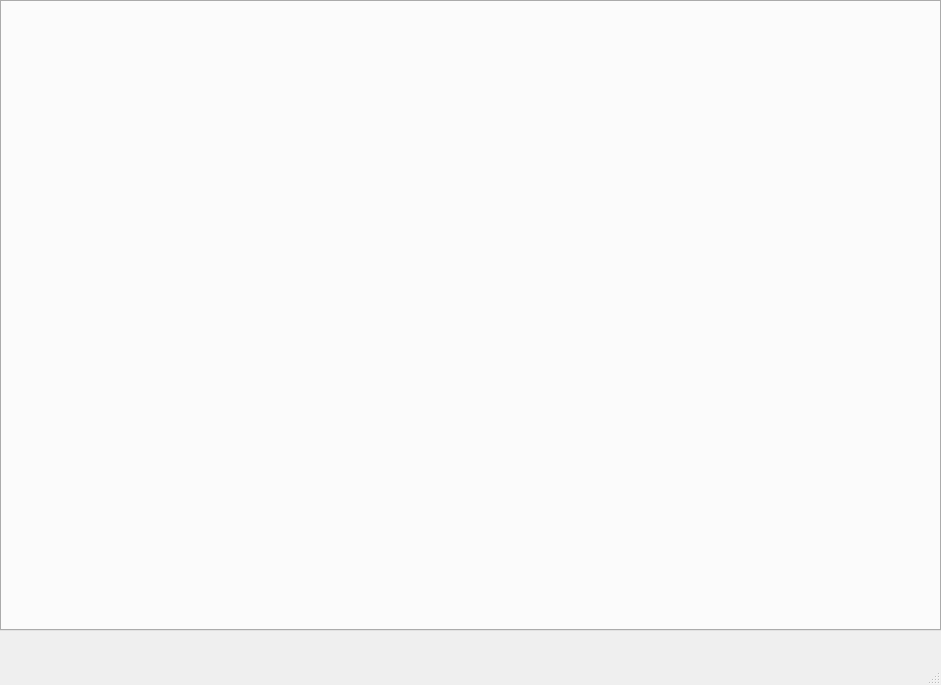
<?xml version="1.0" encoding="UTF-8"?>
<ui version="4.0">
 <class>MainWindow</class>
 <widget class="QMainWindow" name="MainWindow">
  <property name="geometry">
   <rect>
    <x>0</x>
    <y>0</y>
    <width>941</width>
    <height>685</height>
   </rect>
  </property>
  <property name="windowTitle">
   <string>MainWindow</string>
  </property>
  <property name="toolButtonStyle">
   <enum>Qt::ToolButtonTextOnly</enum>
  </property>
  <widget class="QWidget" name="centralwidget">
   <widget class="QWidget" name="verticalLayoutWidget">
    <property name="geometry">
     <rect>
      <x>0</x>
      <y>0</y>
      <width>941</width>
      <height>631</height>
     </rect>
    </property>
    <layout class="QVBoxLayout" name="main_layout">
     <item>
      <widget class="QTabWidget" name="tabWidget">
       <property name="font">
        <font>
         <pointsize>11</pointsize>
        </font>
       </property>
       <property name="styleSheet">
        <string notr="true"/>
       </property>
       <property name="tabPosition">
        <enum>QTabWidget::North</enum>
       </property>
       <property name="tabShape">
        <enum>QTabWidget::Triangular</enum>
       </property>
       <property name="currentIndex">
        <number>-1</number>
       </property>
       <property name="tabBarAutoHide">
        <bool>false</bool>
       </property>
      </widget>
     </item>
    </layout>
   </widget>
  </widget>
  <widget class="QMenuBar" name="menubar">
   <property name="geometry">
    <rect>
     <x>0</x>
     <y>0</y>
     <width>941</width>
     <height>26</height>
    </rect>
   </property>
  </widget>
  <widget class="QStatusBar" name="statusbar"/>
 </widget>
 <resources/>
 <connections/>
</ui>
